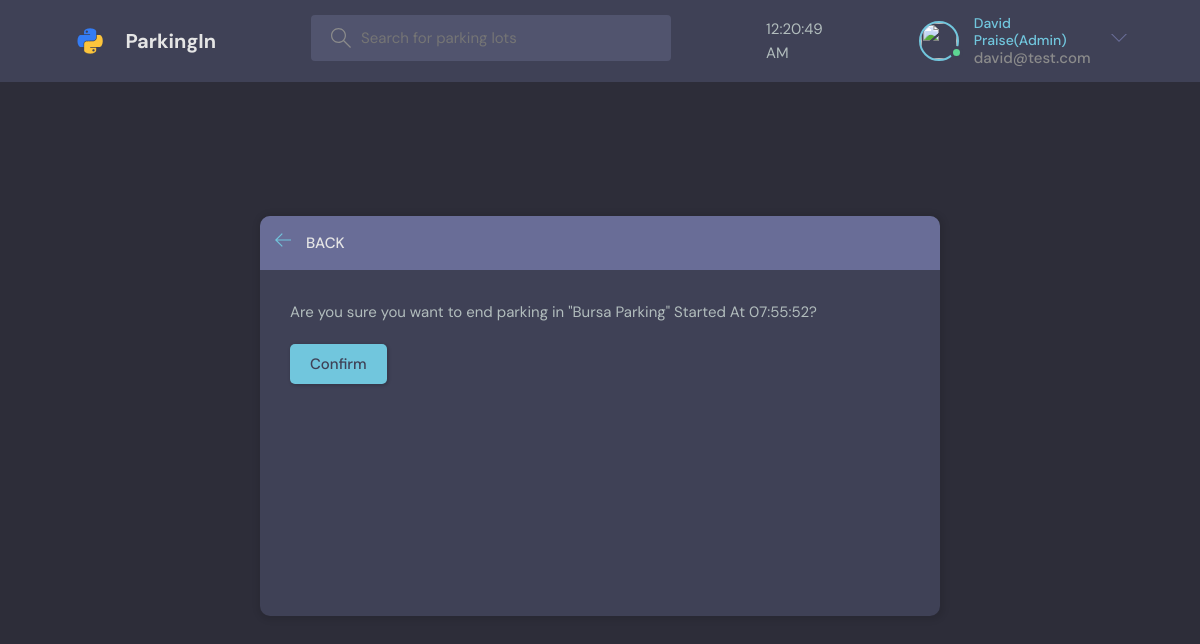
/ParkingIn/pay-ticket/8/ (signed in), run on the app's committed database.
### parking/models.py (models this page shows, shortened)
class User(AbstractUser):
    name = models.CharField(max_length=50, null=True)
    email = models.EmailField(unique=True, null=True)
    car_num = models.CharField(unique=False, null=True, max_length=10)
    avater = models.ImageField(null=True, default="avatar.svg")
    balance = models.FloatField(null=True, default=0)
    USERNAME_FIELD = 'email'
    REQUIRED_FIELDS = []

class ParkingTicket(models.Model):
    user = models.ForeignKey(User, on_delete=models.CASCADE)
    parkingLot = models.ForeignKey(ParkingLot, on_delete=models.CASCADE)
    ticket = models.IntegerField(null=True)
    enter_time = models.DateTimeField(auto_now_add=True)
    enter_time2 = models.CharField(null=True, max_length=20)
    exit_time = models.CharField(null=True, max_length=20)

class ParkingLot(models.Model):
    admin = models.ForeignKey(User, on_delete=models.SET_NULL, null=True)
    lot_type = models.ForeignKey(LotType, on_delete=models.SET_NULL, null=True)
    name = models.CharField(max_length=50)
    price = models.FloatField(null=True)
    users = models.ManyToManyField(User, related_name='users', blank=True)
    updated = models.DateTimeField(auto_now=True)
    created = models.DateTimeField(auto_now_add=True)
    def __str__(self):
        return f"{self.name}"

### parking/views.py (the view, shortened to what this page needs)
# urls.py: path('pay-ticket/<str:pk>/', views.payTicket, name="pay-ticket"),
@login_required(login_url='parking-login')
def payTicket(request, pk):
    userticket = ParkingTicket.objects.get(id=pk)
    price = userticket.parkingLot.price
    lot = userticket.parkingLot
    user = request.user
    return render(request, 'ticket.html', {'obj': userticket})

### parking/templates/ticket.html (shortened to what this page needs)
{% extends 'parking_base.html' %}
{% block content %}
<main class="delete-item layout">
  <div class="container">
      <div class="layout__box">
          <div class="layout__boxHeader">
              <div class="layout__boxTitle">
                  <a href="{{request.META.HTTP_REFERER}}">
                      <svg version="1.1" xmlns="http://www.w3.org/2000/svg" width="32" height="32"
                          viewBox="0 0 32 32">
                          <title>arrow-left</title>
                          <path
                              d="M13.723 2.286l-13.723 13.714 13.719 13.714 1.616-1.611-10.96-10.96h27.625v-2.286h-27.625l10.965-10.965-1.616-1.607z">
                          </path>
                      </svg>
                  </a>
                  <h3>Back</h3>
              </div>
          </div>
          <div class="layout__body">
              <form class="form" method="POST" action="">
                  <div class="form__group">
                      <p>Are you sure you want to end parking in "{{obj.parkingLot}}"
                        Started At {{obj.enter_time2}}?</p>
                  </div>
                  <div class="for__group">
                      <input class="btn btn--main" type="submit" value="Confirm" />
                  </div>
              </form>
          </div>
      </div>
  </div>
</main>
{% endblock content %}

### templates/parking_navbar.html (shortened to what this page needs)
{% load static %}
<header class="header header--loggedIn">
    <div class="container">
        <a href="{% url 'parking-home' %}" class="header__logo">
            <img src="{% static 'images/logo.svg' %}" />
            <h1>ParkingIn</h1>
        </a>
        <form class="header__search" method="GET" action="{% url 'parking-home' %}">
            <label>
                <input name="q" placeholder="Search for parking lots" />
            </label>
        </form>
        <div class="container" id = "clock" onload="currentTime()"></div>
        <nav class="header__menu">
            {% if request.user.is_authenticated %}
                {% if request.user.is_superuser %}
                <div class="header__user">
                    <a href="{% url 'my-tickets' user.id %}">
                        <div class="avatar avatar--medium active">
                            <img src="{{request.user.avatar.url}}" />
                        </div>
                        <p><span>{{request.user.name}}(Admin)</span>{{request.user.email}}</p>
                    </a>
                    <button class="dropdown-button">
                        <svg version="1.1" xmlns="http://www.w3.org/2000/svg" width="32" height="32" viewBox="0 0 32 32">
                            <title>chevron-down</title>
                            <path d="M16 21l-13-13h-3l16 16 16-16h-3l-13 13z"></path>
                        </svg>
                    </button>
                </div>
                {% endif %}
            {% else %}
            <a href="{% url 'parking-login' %}">
                <img src="{% static 'images/avatar.svg' %}" />
                <p>Login</p>
            </a>
            {% endif %}
        </nav>
    </div>
</header>

### static/styles/style.css (style rules this page uses)
:root { --color-main: #71c6dd; --color-main-light: #e1f6fb; --color-dark: #3f4156; --color-dark-medium: #51546e; --color-dark-light: #696d97; --color-light: #e5e5e5; --color-gray: #8b8b8b; --color-light-gray: #b2bdbd; --color-bg: #2d2d39; --color-success: #5dd693; --color-error: #fc4b0b; }
* { font-family: "DM Sans", -apple-system, BlinkMacSystemFont, "Segoe UI", Roboto, Oxygen, Ubuntu, Cantarell, "Open Sans", "Helvetica Neue", sans-serif; margin: 0; padding: 0; box-sizing: border-box; text-rendering: optimizeLegibility; font-size: inherit; }
html { font-size: 56.25%; }
@media only screen and (min-width: 1200px) { html { font-size: 62.5%; } }
body { line-height: 1.6; font-weight: 400; font-size: 1.5rem; color: var(--color-light-gray); background-color: var(--color-bg); min-height: 100vh; }
img { width: 100%; }
a { display: inline-block; color: var(--color-main); text-decoration: none; }
.container { max-width: 120rem; width: 90%; margin: auto; }
.btn { background-color: transparent; border: none; display: inline-flex; align-items: center; gap: 1rem; cursor: pointer; transition: all ease-in-out 0.3s; padding: 1rem 2rem; border-radius: 5px; box-shadow: 1px 1px 3px 1px rgba(0, 0, 0, 0.15); font-weight: 500; }
.btn--main { background-color: var(--color-main); color: var(--color-dark); }
.avatar { position: relative; display: inline-block; border-radius: 50%; border: 2px solid var(--color-main); }
.avatar img { display: block; border-radius: 50%; object-fit: cover; object-position: center; }
.avatar::after { content: ""; display: block; position: absolute; background-color: var(--color-gray); z-index: 111; border-radius: 50%; border: 0.3rem solid var(--color-dark); }
.avatar.active::after { background-color: var(--color-success); }
.avatar.avatar--medium img { width: 3.6rem; height: 3.6rem; border-radius: 50%; }
.avatar.avatar--medium:after { width: 0.7rem; height: 0.7rem; bottom: 0px; right: -6px; }
.header { padding: 1.5rem; background-color: var(--color-dark); }
.header > .container { display: flex; gap: 9.5rem; }
.header__logo, .header__user { display: flex; gap: 2rem; align-items: center; }
.header__logo > img { height: 3.2rem; width: 3.2rem; }
.header__logo > h1 { font-weight: 700; font-size: 2rem; color: var(--color-light); }
.header__search > label { background-color: var(--color-dark-medium); padding: 1.3rem 1rem; display: flex; align-items: center; gap: 1rem; border-radius: 4px; }
.header__search svg { fill: var(--color-gray); width: 2rem; height: 2rem; margin-left: 1rem; }
.header__search input { width: 30rem; background: transparent; border: none; outline: none; color: var(--color-light); }
.header__menu { margin-left: auto; position: relative; }
.header__menu a { display: flex; gap: 1.5rem; align-items: center; font-weight: 500; text-decoration: none; color: var(--color-gray); }
.header__menu img { height: 3.6rem; }
.header__menu p { line-height: 1.2; }
.header__menu span { color: var(--color-main); font-weight: 500; font-size: 1.4rem; display: block; }
.header__menu svg { width: 1.6rem; height: 1.6rem; fill: var(--color-dark-light); }
.dropdown-button { background: transparent; border: 0; outline: 0; cursor: pointer; }
.layout { margin-top: 2.4rem; }
.layout > .container { display: flex; justify-content: space-between; align-items: flex-start; }
.layout__box { width: 90%; max-width: 48rem; min-height: 40rem; position: absolute; top: 50%; left: 50%; transform: translate(-50%, -46%); background-color: var(--color-dark); border-radius: 1rem; box-shadow: 1px 1px 6px 3px rgba(0, 0, 0, 0.1); overflow: hidden; }
.layout__boxHeader { display: flex; padding: 1.5rem; background-color: var(--color-dark-light); }
.layout__boxTitle { display: flex; gap: 1.5rem; align-items: center; }
.layout__boxTitle h3 { text-transform: uppercase; font-weight: 500; color: var(--color-light); }
.layout__boxTitle svg { width: 1.6rem; height: 1.6rem; fill: var(--color-main); }
.layout__body { margin: 3rem; }
.form__group { margin-bottom: 2rem; width: 100%; }
.delete-item.layout .layout__box { max-width: 68rem; }

### data on the page
User: user.name "David Praise", user.email "david@test.com"
ParkingTicket: parkingLot "Bursa Parking", enter_time2 "07:55:52"
